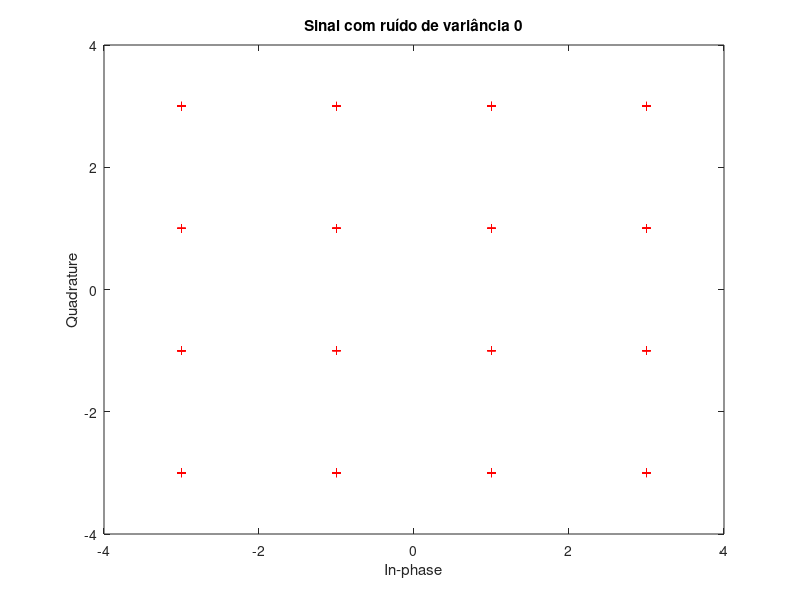
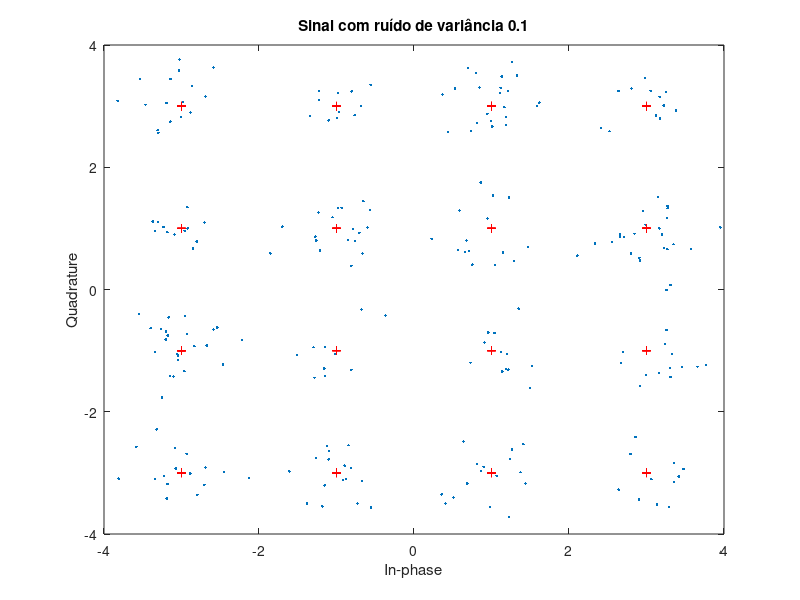
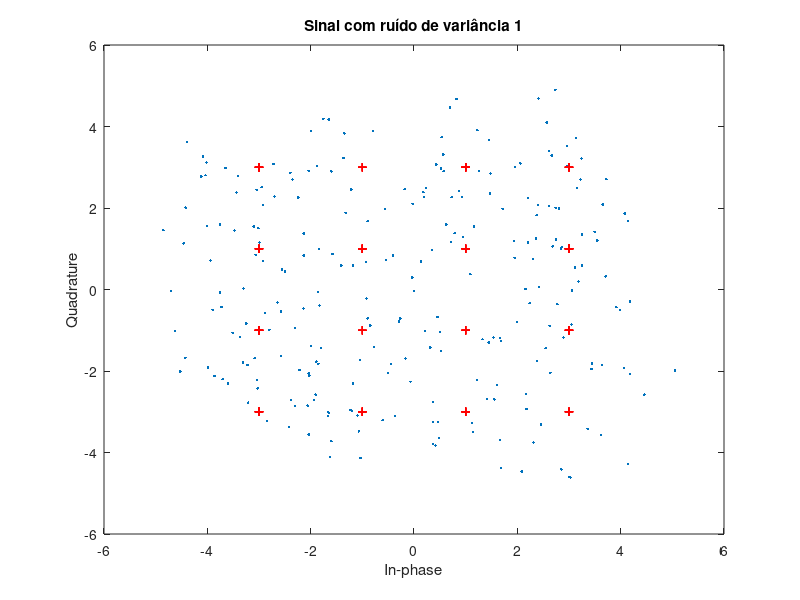

Write MATLAB code to recreate these figures, in order.
clear all; clc; close all
% Parâmetros
n_bits = 1000;                % Número de bits
T = 500;                      % Tempo de símbolo OFDM
Ts = 2;                       % Tempo de símbolo em portadora única
K = T/Ts;                     % Número de subportadoras independentes
N = 2*K;                      % DFT de N pontos
sigmas=[0 0.1 1];             % Vetor de variâncias do ruído
%
% Gerar bits aleatórios
dataIn=rand(1,n_bits);   % Sequência de números entre 0 e 1 uniformemente distribuídos
dataIn=sign(dataIn-.5);  % Sequência de -1 e 1
% Conversor serial paralelo
dataInMatrix = reshape(dataIn,n_bits/4,4);
%
% Gerar constelaçao 16-QAM
seq16qam = 2*dataInMatrix(:,1)+dataInMatrix(:,2)+1i*(2*dataInMatrix(:,3)+dataInMatrix(:,4)); 
seq16=seq16qam';
% Garantir propriedadade da simetria
X = [seq16 conj(seq16(end:-1:1))]; 
%
% Construindo xn
xn = zeros(1,N);
for n=0:N-1
    for k=0:N-1
        xn(n+1) = xn(n+1) + 1/sqrt(N)*X(k+1)*exp(1i*2*pi*n*k/N);
    end
end
% 
% Loop de variâncias
for ik = 1:length(sigmas)
    %
    % Adição de ruído
    variance = sigmas(ik);
    noise = sqrt(variance)*randn(1,N)+1i*sqrt(variance)*randn(1,N);
    %
    % sinal recebido = xn + ruído 
    rn = xn+noise;
    % DFT de rn
    Y = zeros(1,K);
    for k=0:K-1
        for n=0:N-1
            Y(1,k+1) = Y(1,k+1) + 1/sqrt(N)*rn(n+1)*exp(-1i*2*pi*k*n/N);
        end
    end
    %
    % Plots
    scatterplot(Y)
    hold on
    scatter(real(seq16),imag(seq16), 'r', '+')
    hold off
    title(['Sinal com ruído de variância ', num2str(variance)]);
    % Demodulação  
    for k= 1:length(Y) % Para percorrer todo o vetor Yk 
        if real(Y(1,k)) > 0 % Para parte real de Yk positiva
            if real(Y(1,k)) > 2
                Z(1,k) = 3;
            else
                Z(1,k) = 1;
            end
        else % Para parte real de Yk negativa ou igual a zero
            if real(Y(1,k)) < -2
                 Z(1,k) = -3;
            else
                 Z(1,k) = -1;
            end
        end

        if imag(Y(1,k)) > 0 % Para parte imaginaria de Yk positiva
            if imag(Y(1,k)) > 2
                Z(1,k) = Z(1,k) + 1i*3;
            else
                Z(1,k) = Z(1,k) + 1i;
            end
        else % Para parte imaginaria de Yk negativa ou igual a zero
            if imag(Y(1,k)) < -2
                 Z(1,k) = Z(1,k) - 1i*3;
            else
                 Z(1,k) = Z(1,k) - 1i;
            end
        end
    end
    % Contagem de erro
    error = length(find(Z(1,2:K)-X(1,2:K)));
    disp(['Para variância de ', num2str(variance), ' houve ', num2str(error), ' símbolos errados.']);
end